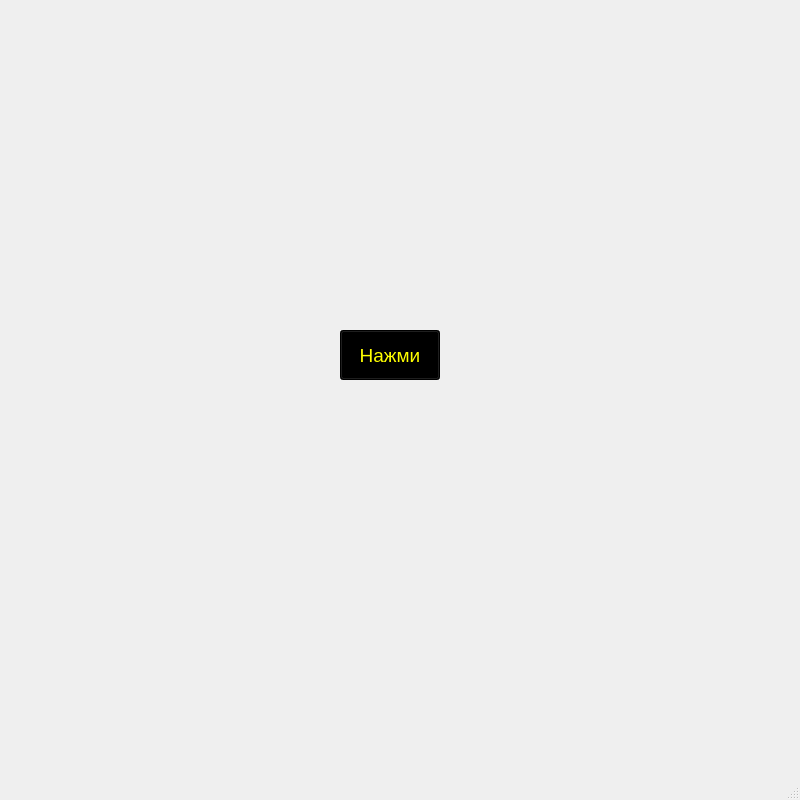
<?xml version="1.0" encoding="UTF-8"?>
<ui version="4.0">
 <class>MainWindow</class>
 <widget class="QMainWindow" name="MainWindow">
  <property name="geometry">
   <rect>
    <x>0</x>
    <y>0</y>
    <width>800</width>
    <height>800</height>
   </rect>
  </property>
  <property name="windowTitle">
   <string>MainWindow</string>
  </property>
  <widget class="QWidget" name="centralwidget">
   <widget class="QPushButton" name="pushButton">
    <property name="geometry">
     <rect>
      <x>340</x>
      <y>330</y>
      <width>100</width>
      <height>50</height>
     </rect>
    </property>
    <property name="font">
     <font>
      <pointsize>14</pointsize>
     </font>
    </property>
    <property name="styleSheet">
     <string notr="true">color: rgb(255, 255, 0);
background-color: rgb(0, 0, 0);</string>
    </property>
    <property name="text">
     <string>Нажми</string>
    </property>
   </widget>
  </widget>
  <widget class="QMenuBar" name="menubar">
   <property name="geometry">
    <rect>
     <x>0</x>
     <y>0</y>
     <width>800</width>
     <height>21</height>
    </rect>
   </property>
  </widget>
  <widget class="QStatusBar" name="statusbar"/>
 </widget>
 <resources/>
 <connections/>
</ui>
